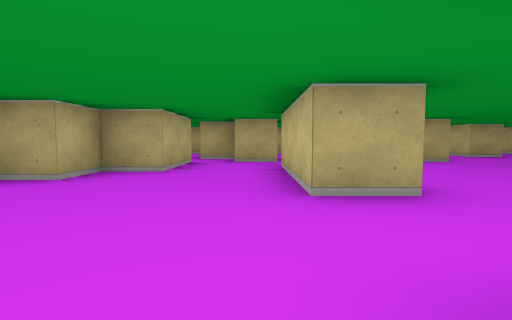
View 1 (above)

22 first-person views from a walk through a cub3D level. The camera is about half as high as the walls, tilts 4° down and sees 85° across. The floor is counted in squares. Each view is taken from the middle of a square. On the plan, view 1 faces up. The plan holds only what a view shows up to about 9 squares ahead; the rest is blank.

View 2
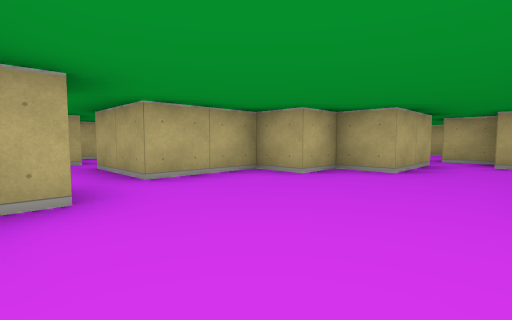

View 3
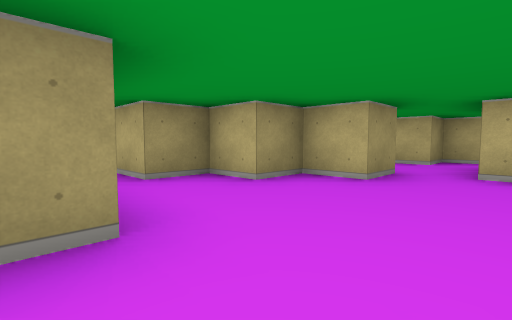

View 4
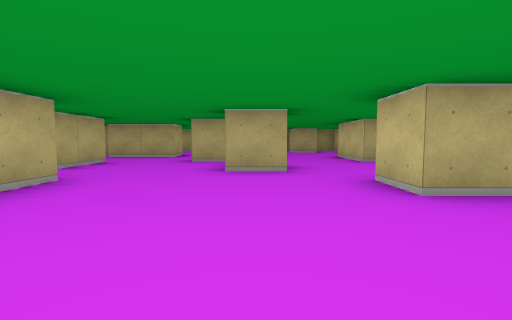

View 5
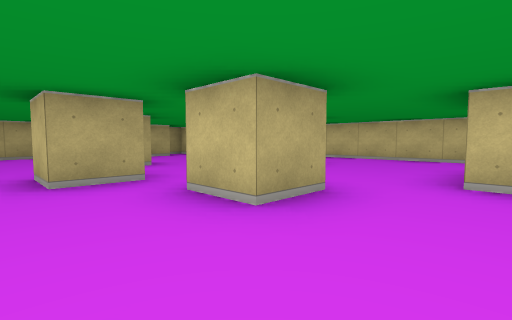

View 6
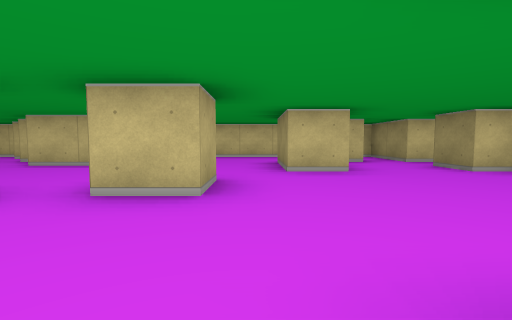

View 7
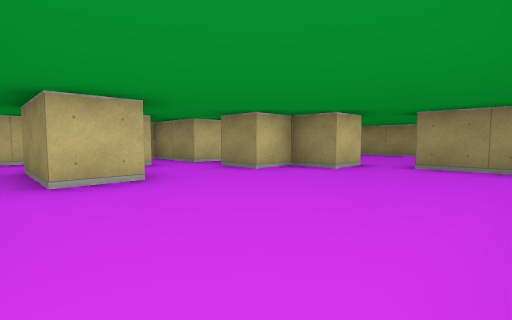

View 8
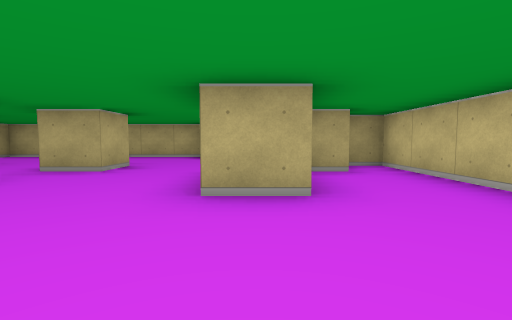

View 9
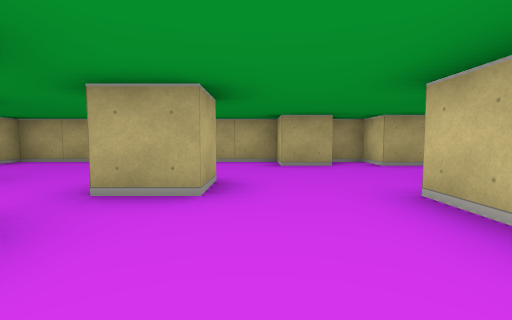

View 10
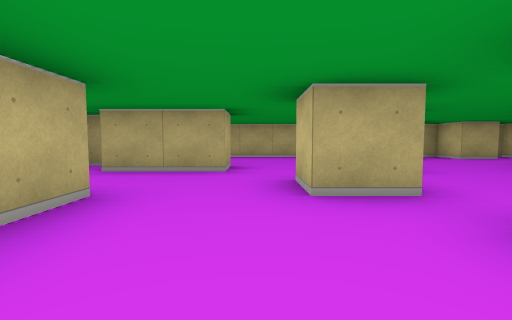

View 11
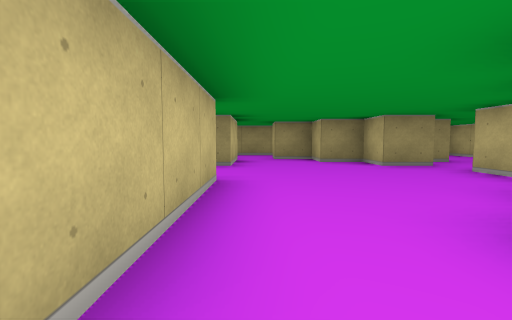

View 12
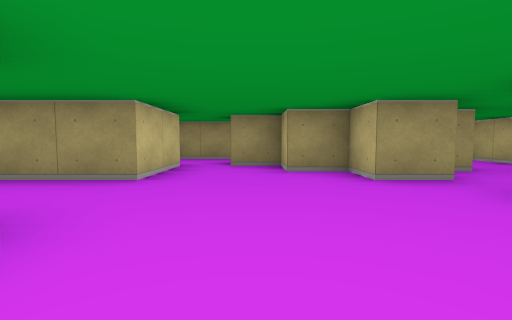

View 13
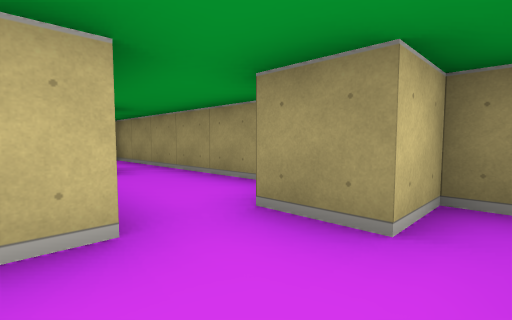

View 14
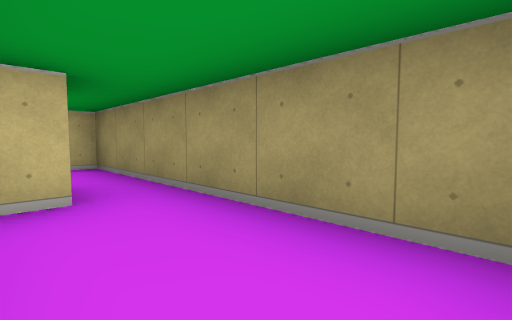

View 15
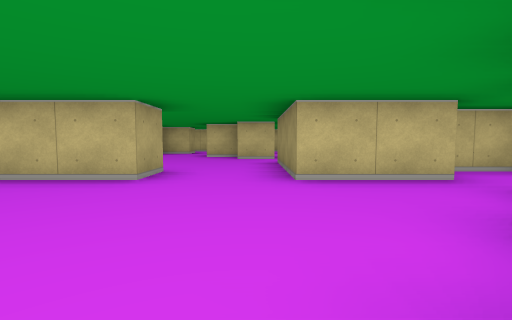

View 16
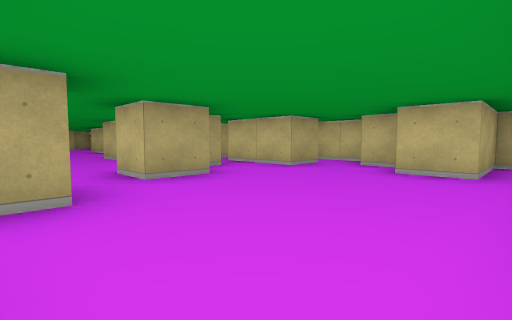

View 17
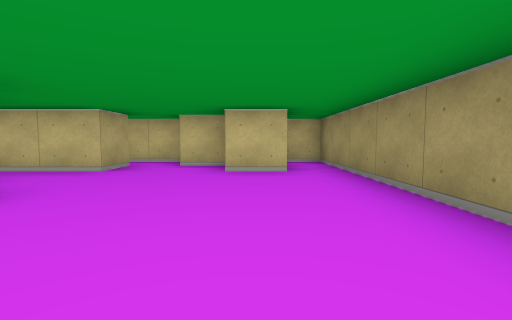

View 18
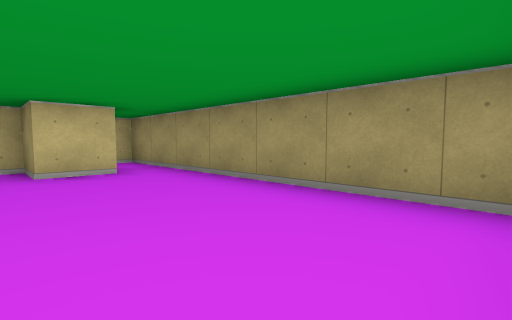

View 19
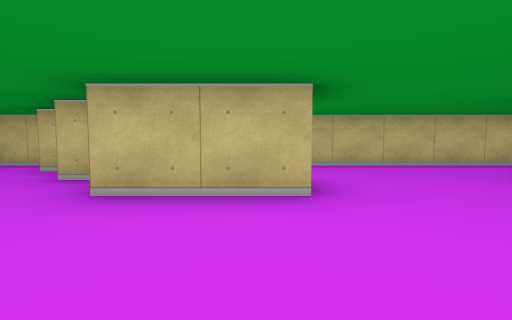

View 20
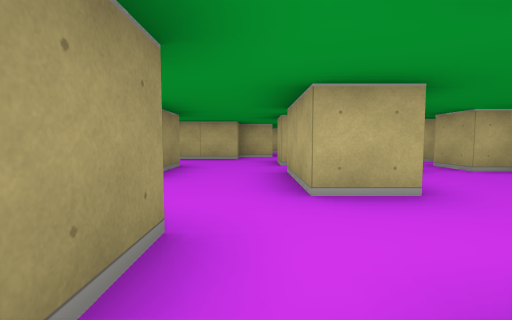

View 21
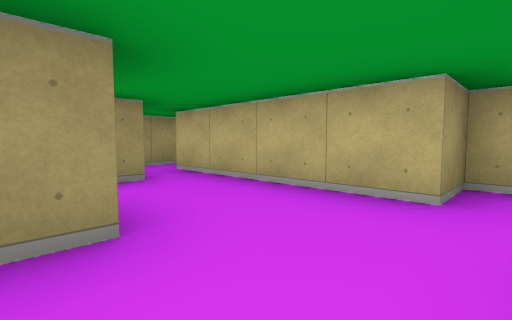

View 22
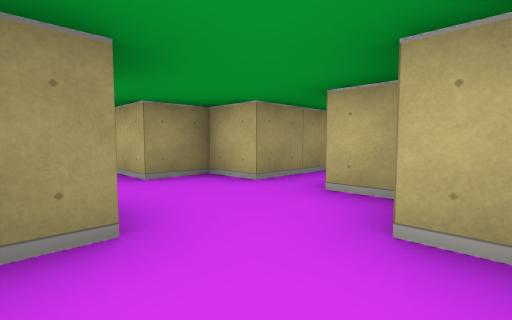

### Floor plan
Points are (right, up) in squares from view 1. A wall is a line through its corners. A room is listed if a view was taken in it or the views show most of it. See-through windows are left out.
Room 1 (views 1, 2, 12, 15)
walls: (0.5, 2.5) (0.5, 5.5); (-3.6, 0.5) (-2.5, 0.5) (-2.5, -0.5) (-1.5, -0.5) (-1.5, -1.5) (-0.5, -1.5) (-0.5, -2.5); (0.5, -1.6) (0.5, 0.5); (-1.5, 6.6) (-1.5, 4.5) (-2.5, 4.5) (-2.5, 3.5) (-3.5, 3.5) (-3.5, 1.5) (-4.5, 1.5); (-0.5, 7.5) (-1.5, 7.5)
ways out: opening at (0, 6) to room 2; opening at (1, 1.5) to room 2; opening at (-1, 7) to room 6; opening at (0, -3) to room 7; opening at (-4, 1) to room 8
Room 2 (views 3, 4, 5, 6, 7, 8, 9, 10, 11, 19, 20, 21)
walls: (3.6, 8.5) (2.5, 8.5) (2.5, 9.5) (3.5, 9.5); (4.6, 6.5) (3.5, 6.5) (3.5, 7.5); (0.5, 8.5) (0.5, 6.9); (1.5, 5.5) (1.5, 4.6); (4.5, 11.5) (4.5, 10.5) (3.5, 10.5); (7.6, 8.5) (6.5, 8.5) (6.5, 10.5); (0.6, 6.5) (-0.5, 6.5); (6.4, 4.5) (5.5, 4.5) (5.5, 5.5) (7.5, 5.5); (1.5, 11.6) (1.5, 10.5) (-0.5, 10.5); (7.5, 11) (7.5, 11.5); (8.6, 10.5) (7.9, 10.5); (-1.6, 8.5) (-0.5, 8.5); (7.5, 3.4) (7.5, 3.9); (1.6, 2.5) (0.5, 2.5); (6.6, 13.5) (5.5, 13.5) (5.5, 14.5) (-0.5, 14.5) (-0.5, 13.5) (-1.5, 13.5); (8.5, 2.5) (9.5, 2.5) (9.5, 11.5) (8.8, 11.5); (8.6, 13.5) (7.5, 13.5) (7.5, 14.5) (6.8, 14.5); (4.5, 0.5) (4.5, 1.5) (5.5, 1.5) (5.5, 2.5); (9.5, 13.2) (9.5, 14.5); (0.5, 0.5) (3.5, 0.5)
ways out: opening at (0, 6) to room 1; opening at (1, 1.5) to room 1; opening at (4, 0) to room 5; opening at (6, 3) to room 5; opening at (8, 3) to room 5; opening at (-1, 13) to room 6; opening at (-0.5, 9.5) to room 6
Room 3 (view 13)
walls: (-6.5, -2) (-6.5, -3.1); (-6, -3.5) (-5.5, -3.5) (-5.5, -2.5) (-4.5, -2.5); (-4.5, -1.6) (-4.5, -1)
ways out: opening at (-4, -2) to room 4; opening at (-5, 0) to room 8
Room 4 (view 14)
walls: (-4, -3.5) (-2.5, -3.5); (-1.5, -2.6) (-1.5, -2)
ways out: opening at (-4, -2) to room 3; opening at (-2, -3) to room 7
Room 5 (views 16, 17, 18)
walls: (5.6, 0.5) (4.5, 0.5); (3.6, -0.5) (3, -0.5); (8.6, 0.5) (7.5, 0.5) (7.5, 2.5) (8.5, 2.5); (5.5, 2.5) (6.5, 2.5); (9.5, -0.2) (9.5, 1.2); (3, -3.5) (9.5, -3.5) (9.5, -2.5) (7.5, -2.5) (7.5, -1.5) (8.5, -1.5) (8.5, -0.5)
ways out: opening at (4, 0) to room 2; opening at (6, 3) to room 2; opening at (8, 3) to room 2
Room 6 (view 22)
walls: (-2.6, 11.5) (-2, 11.5); (-1.5, 10.5) (-2.4, 10.5); (-4.5, 12.2) (-4.5, 11.5); (-3.5, 13) (-3.5, 12.5); (-6.2, 10.5) (-4.5, 10.5) (-4.5, 9.5) (-3.5, 9.5) (-3.5, 5.5); (-2.6, 6.5) (-2.1, 6.5)
ways out: opening at (-1, 7) to room 1; opening at (-1, 13) to room 2; opening at (-0.5, 9.5) to room 2; opening at (-5, 11)
Room 7 (no view inside)
walls: (-2.5, -3.5) (1.5, -3.5) (1.5, -2.1)
ways out: opening at (0, -3) to room 1; opening at (-2, -3) to room 4
Room 8 (no view inside)
walls: (-4.5, 1.5) (-5.5, 1.5); (-4.6, -0.5) (-4.1, -0.5); (-6.5, 1.6) (-6.5, 0.5) (-5.5, 0.5) (-5.5, -0.2)
ways out: opening at (-4, 1) to room 1; opening at (-5, 0) to room 3

Where each view was taken, in squares from view 1:
view 1: 0 up, 0 right, facing up
view 2: 0 up, 0 right, facing up-left
view 3: 2 up, 1 right, facing down-left
view 4: 2 up, 4 right, facing up
view 5: 5 up, 2 right, facing up-right
view 6: 6 up, 1 right, facing right
view 7: 6 up, 2 right, facing down-right
view 8: 6 up, 7 right, facing up
view 9: 8 up, 5 right, facing up
view 10: 6 up, 2 right, facing up
view 11: 6 up, 0 right, facing down
view 12: 4 up, 1 left, facing down
view 13: 1 down, 6 left, facing down-right
view 14: 2 down, 4 left, facing down-right
view 15: 1 up, 3 left, facing right
view 16: 3 down, 3 right, facing up-right
view 17: 2 down, 3 right, facing right
view 18: 1 down, 3 right, facing down-right
view 19: 9 up, 4 right, facing right
view 20: 10 up, 4 right, facing left
view 21: 10 up, 1 left, facing down-left
view 22: 13 up, 2 left, facing down-left
